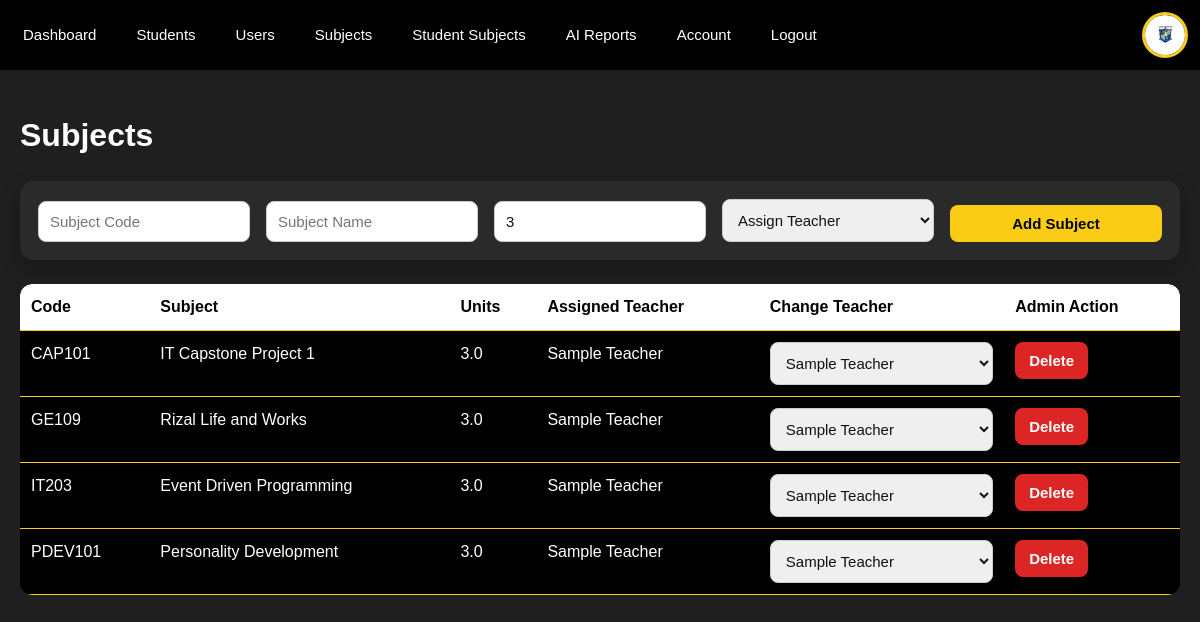
/subjects.php (signed in), run on the app's committed database.
### tables this page shows
CREATE TABLE subjects (
    id INT AUTO_INCREMENT PRIMARY KEY,
    subject_code VARCHAR(50) NOT NULL UNIQUE,
    subject_name VARCHAR(100) NOT NULL,
    units DECIMAL(3,1) NOT NULL DEFAULT 3.0,
    teacher_id INT NULL,

    FOREIGN KEY (teacher_id)
        REFERENCES users(id)
        ON DELETE SET NULL
);

CREATE TABLE users (
    id INT AUTO_INCREMENT PRIMARY KEY,
    name VARCHAR(100) NOT NULL,
    email VARCHAR(100) NOT NULL UNIQUE,
    mobile_number VARCHAR(30) NULL,
    emergency_contact_person VARCHAR(100) NULL,
    emergency_contact_number VARCHAR(30) NULL,
    password VARCHAR(255) NOT NULL,
    role ENUM('admin', 'teacher') NOT NULL,
    created_at TIMESTAMP DEFAULT CURRENT_TIMESTAMP
);

### subjects.php (the view, shortened to what this page needs)
<?php
require_once 'db.php';
require_once 'helpers.php';
$subjects = $conn->query("SELECT subjects.*, users.name AS teacher_name FROM subjects LEFT JOIN users ON subjects.teacher_id=users.id ORDER BY subject_code");
$teachers_for_add = $conn->query("SELECT * FROM users WHERE role='teacher' ORDER BY name");
$teachers_for_table = $conn->query("SELECT * FROM users WHERE role='teacher' ORDER BY name");
$teacher_options = [];
while ($teacher = $teachers_for_table->fetch_assoc()) {
    $teacher_options[] = $teacher;
}
?>
<!DOCTYPE html>
<html>
<head>
    <link rel="stylesheet" href="style.css">
</head>
<body>
<div class="container">
    <h1>Subjects</h1>
    <form method="POST" class="card grid grid-4">
        <input name="subject_code" placeholder="Subject Code" required>
        <input name="subject_name" placeholder="Subject Name" required>
        <input name="units" type="number" step="0.5" value="3" required>
        <select name="teacher_id" required>
            <option value="">Assign Teacher</option>
        </select>
        <button class="btn btn-yellow">Add Subject</button>
    </form>
    <br>
    <div class="table-wrap">
        <table>
            <thead>
                <tr>
                    <th>Code</th>
                    <th>Subject</th>
                    <th>Units</th>
                    <th>Assigned Teacher</th>
                    <th>Change Teacher</th>
                    <th>Admin Action</th>
                </tr>
            </thead>
            <tbody>
                <?php while($sub = $subjects->fetch_assoc()): ?>
                    <tr>
                        <td><?= safe($sub['subject_code']) ?></td>
                        <td><?= safe($sub['subject_name']) ?></td>
                        <td><?= safe($sub['units']) ?></td>
                        <td><?= safe($sub['teacher_name'] ?? 'Not assigned') ?></td>
                        <td>
                            <form method="POST">
                                <select name="teacher_id" onchange="this.form.submit()">
                                    <?php foreach($teacher_options as $teacher): ?>
                                        <option value="<?= $teacher['id'] ?>" <?= intval($sub['teacher_id']) === intval($teacher['id']) ? 'selected' : '' ?>>
                                            <?= safe($teacher['name']) ?>
                                        </option>
                                    <?php endforeach; ?>
                                </select>
                            </form>
                        </td>
                        <td>
                            <form method="POST" onsubmit="return confirm('Delete this subject?');">
                                <button class="btn btn-red">Delete</button>
                            </form>
                        </td>
                    </tr>
                <?php endwhile; ?>
            </tbody>
        </table>
    </div>
</div>
</body>
</html>

### style.css (style rules this page uses)
:root { --yellow: #facc15; --dark: #1f1f1f; --panel: #2a2a2a; --text: #ffffff; --danger: #dc2626; --success: #16a34a; --blue: #2563eb; --gray: #4b5563; }
* { box-sizing: border-box; }
html { width: 100%; overflow-x: hidden; }
body { margin: 0; width: 100%; max-width: 100%; overflow-x: hidden; background: var(--dark); color: var(--text); font-family: Arial, sans-serif; line-height: 1.5; }
.container { padding: 20px; width: 100%; max-width: 1400px; margin: 0 auto; }
.card, .card-yellow { border-radius: 14px; padding: 18px; width: 100%; max-width: 100%; overflow-wrap: break-word; }
.card { background: var(--panel); box-shadow: 0 8px 20px rgba(0,0,0,.25); }
.grid { display: grid; gap: 16px; }
.grid-4 { grid-template-columns: repeat(auto-fit, minmax(180px, 1fr)); }
input, select, textarea { width: 100%; max-width: 100%; padding: 11px; border-radius: 8px; border: 1px solid #ccc; color: #111; font-size: 15px; }
button, .btn { display: inline-block; padding: 10px 14px; border-radius: 8px; border: 0; text-decoration: none; cursor: pointer; font-weight: bold; font-size: 15px; text-align: center; }
.btn-yellow { background: var(--yellow); color: #000; }
.btn-red { background: var(--danger); color: #fff; }
.table-wrap { width: 100%; max-width: 100%; overflow-x: auto; -webkit-overflow-scrolling: touch; border-radius: 12px; }
table { width: 100%; border-collapse: collapse; background: #000; border-radius: 12px; overflow: hidden; }
th { background: #fff; color: #000; text-align: left; white-space: nowrap; }
th, td { padding: 11px; border-bottom: 1px solid var(--yellow); vertical-align: top; }
td { word-break: normal; overflow-wrap: anywhere; }
form.card { align-items: end; }

### data on the page
subjects: subject_code "CAP101", subject_name "IT Capstone Project 1", units "3.0", teacher.name "Sample Teacher", teacher_id "Sample Teacher"
subjects: subject_code "GE109", subject_name "Rizal Life and Works", units "3.0", teacher.name "Sample Teacher", teacher_id "Sample Teacher"
subjects: subject_code "IT203", subject_name "Event Driven Programming", units "3.0", teacher.name "Sample Teacher", teacher_id "Sample Teacher"
subjects: subject_code "PDEV101", subject_name "Personality Development", units "3.0", teacher.name "Sample Teacher", teacher_id "Sample Teacher"
